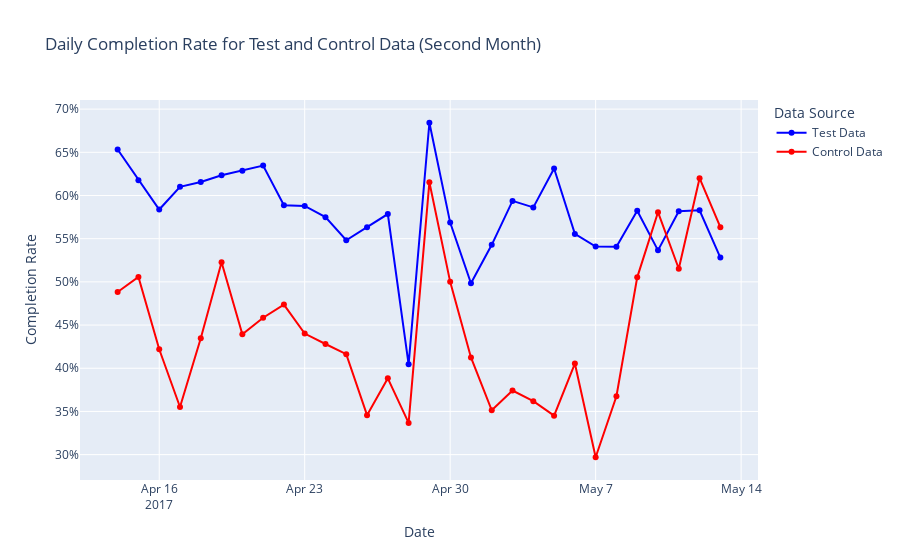

Source (notebook cell):
### Code cell
df_test_final['date'] = pd.to_datetime(df_test_final['date'])
df_control_final['date'] = pd.to_datetime(df_control_final['date'])

# Calculate the start and end dates for the second month
start_date = df_test_final['date'].min()
end_first_month = start_date + pd.DateOffset(days=30)
start_second_month = end_first_month
end_second_month = start_second_month + pd.DateOffset(days=30)

# Filter data for the second month
filtered_test_df = df_test_final[(df_test_final['date'] >= start_second_month) & (df_test_final['date'] < end_second_month)]
filtered_control_df = df_control_final[(df_control_final['date'] >= start_second_month) & (df_control_final['date'] < end_second_month)]

# Calculate daily completion rate for test data
daily_completion_test = filtered_test_df.groupby(filtered_test_df['date'].dt.date)['completion'].mean()

# Calculate daily completion rate for control data
daily_completion_control = filtered_control_df.groupby(filtered_control_df['date'].dt.date)['completion'].mean()

# Create a line+scatter plot
fig = go.Figure()

# Line+scatter for test data
fig.add_trace(go.Scatter(
    x=daily_completion_test.index,
    y=daily_completion_test.values,
    mode='lines+markers',
    name='Test Data',
    line=dict(color='blue')
))

# Line+scatter for control data
fig.add_trace(go.Scatter(
    x=daily_completion_control.index,
    y=daily_completion_control.values,
    mode='lines+markers',
    name='Control Data',
    line=dict(color='red')
))

# Update layout
fig.update_layout(
    title='Daily Completion Rate for Test and Control Data (Second Month)',
    xaxis_title='Date',
    yaxis_title='Completion Rate',
    yaxis_tickformat=',.0%',
    legend_title_text='Data Source'
)

### Figure 1 — Plotly figure (JSON) as saved in the notebook; plotly's stock layout.template omitted (floating-point values rounded to 4 significant figures)
{"data": [{"line": {"color": "blue"}, "mode": "lines+markers", "name": "Test Data", "type": "scatter", "x": ["2017-04-14", "2017-04-15", "2017-04-16", "2017-04-17", "2017-04-18", "2017-04-19", "2017-04-20", "2017-04-21", "2017-04-22", "2017-04-23", "2017-04-24", "2017-04-25", "2017-04-26", "2017-04-27", "2017-04-28", "2017-04-29", "2017-04-30", "2017-05-01", "2017-05-02", "2017-05-03", "2017-05-04", "2017-05-05", "2017-05-06", "2017-05-07", "2017-05-08", "2017-05-09", "2017-05-10", "2017-05-11", "2017-05-12", "2017-05-13"], "y": [0.6533, 0.6178, 0.5837, 0.61, 0.6156, 0.6235, 0.6287, 0.6347, 0.5887, 0.5879, 0.5749, 0.5482, 0.5633, 0.5785, 0.4045, 0.6842, 0.5686, 0.4984, 0.5429, 0.5938, 0.5862, 0.6312, 0.5556, 0.5408, 0.5407, 0.5824, 0.5365, 0.5817, 0.5828, 0.5282]}, {"line": {"color": "red"}, "mode": "lines+markers", "name": "Control Data", "type": "scatter", "x": ["2017-04-14", "2017-04-15", "2017-04-16", "2017-04-17", "2017-04-18", "2017-04-19", "2017-04-20", "2017-04-21", "2017-04-22", "2017-04-23", "2017-04-24", "2017-04-25", "2017-04-26", "2017-04-27", "2017-04-28", "2017-04-29", "2017-04-30", "2017-05-01", "2017-05-02", "2017-05-03", "2017-05-04", "2017-05-05", "2017-05-06", "2017-05-07", "2017-05-08", "2017-05-09", "2017-05-10", "2017-05-11", "2017-05-12", "2017-05-13"], "y": [0.4882, 0.5058, 0.4219, 0.3552, 0.4348, 0.5228, 0.4393, 0.4585, 0.4737, 0.4401, 0.4281, 0.4163, 0.3457, 0.3883, 0.3367, 0.6154, 0.5, 0.4125, 0.3514, 0.3742, 0.3618, 0.3451, 0.4054, 0.297, 0.3676, 0.5053, 0.5806, 0.5152, 0.62, 0.5633]}], "layout": {"legend": {"title": {"text": "Data Source"}}, "title": {"text": "Daily Completion Rate for Test and Control Data (Second Month)"}, "xaxis": {"title": {"text": "Date"}}, "yaxis": {"tickformat": ",.0%", "title": {"text": "Completion Rate"}}}}
